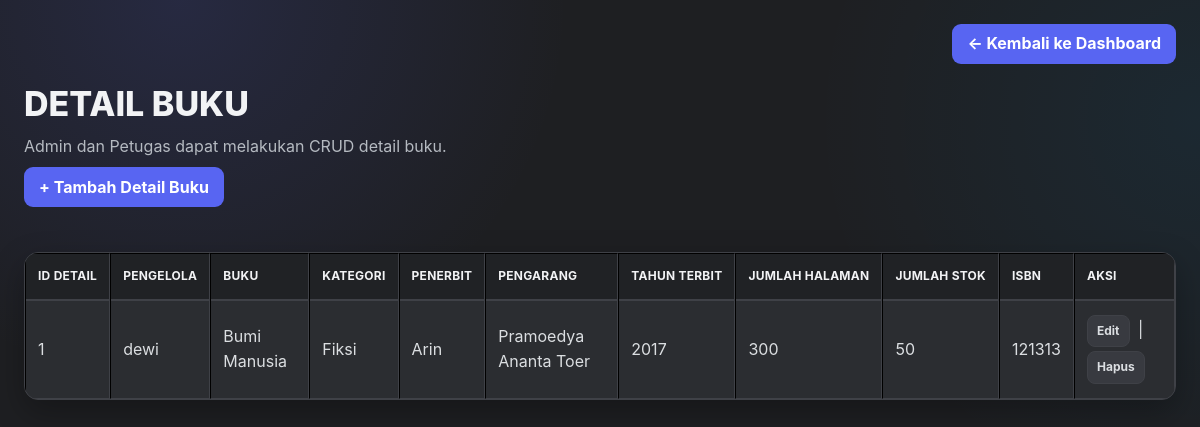
The page /detail_buku/tampil.detail.php (signed in) on the database its author committed.
### tables this page shows
CREATE TABLE `detail_buku` (
  `id_detail` int(11) NOT NULL,
  `id_admin` int(11) DEFAULT NULL,
  `id_petugas` int(11) DEFAULT NULL,
  `id_buku` int(11) DEFAULT NULL,
  `id_kategori` int(11) DEFAULT NULL,
  `id_penerbit` int(11) DEFAULT NULL,
  `pengarang` varchar(100) DEFAULT NULL,
  `tahun_terbit` int(4) DEFAULT NULL,
  `jumlah_halaman` int(5) DEFAULT NULL,
  `jumlah_stok` int(5) DEFAULT NULL,
  `isbn` varchar(50) DEFAULT NULL
);

CREATE TABLE `buku` (
  `id_buku` int(11) NOT NULL,
  `id_admin` int(11) DEFAULT NULL,
  `id_petugas` int(11) DEFAULT NULL,
  `judul` varchar(100) DEFAULT NULL,
  `id_kategori` int(11) DEFAULT NULL,
  `gambar` longblob DEFAULT NULL,
  `sinopsis` text DEFAULT NULL
);

CREATE TABLE `kategori` (
  `id_kategori` int(11) NOT NULL,
  `id_admin` int(11) DEFAULT NULL,
  `id_petugas` int(11) DEFAULT NULL,
  `kode_kategori` varchar(20) DEFAULT NULL,
  `nama_kategori` varchar(100) DEFAULT NULL
);

CREATE TABLE `penerbit` (
  `id_penerbit` int(11) NOT NULL,
  `id_admin` int(11) DEFAULT NULL,
  `id_petugas` int(11) DEFAULT NULL,
  `kode_penerbit` varchar(20) DEFAULT NULL,
  `nama_penerbit` varchar(100) DEFAULT NULL
);

### detail_buku/tampil.detail.php (the view, shortened to what this page needs)
<?php
include("../connection.php");
$query = $conn->query("
    SELECT
        detail_buku.id_detail,
        detail_buku.id_admin,
        detail_buku.id_petugas,
        admin.nama_admin,
        petugas.nama_petugas,
        COALESCE(admin.nama_admin, petugas.nama_petugas, '-') AS nama_pengelola,
        detail_buku.id_buku,
        buku.judul,
        detail_buku.id_kategori,
        kategori.nama_kategori,
        detail_buku.id_penerbit,
        penerbit.nama_penerbit,
        detail_buku.pengarang,
        detail_buku.tahun_terbit,
        detail_buku.jumlah_halaman,
        detail_buku.jumlah_stok,
        detail_buku.isbn
    FROM detail_buku
    LEFT JOIN admin ON detail_buku.id_admin = admin.id_admin
    LEFT JOIN petugas ON detail_buku.id_petugas = petugas.id_petugas
    LEFT JOIN buku
        ON detail_buku.id_buku = buku.id_buku
    LEFT JOIN kategori
        ON detail_buku.id_kategori = kategori.id_kategori
    LEFT JOIN penerbit
        ON detail_buku.id_penerbit = penerbit.id_penerbit
");
$result = $query->fetch_all(MYSQLI_ASSOC);
?>
<!DOCTYPE html>
<html lang="id">
<head>
<link rel="stylesheet" href="../style.css">
</head>
<body>
<div class="page-head"><div></div><a class="btn btn-light" href="../dashboard.<?= $_SESSION['role'] ?>.php">← Kembali ke Dashboard</a></div>
    <h1>DETAIL BUKU</h1>
    <p class="muted">Admin dan Petugas dapat melakukan CRUD detail buku.</p>
    <a class="btn" href="form.detail.php">+ Tambah Detail Buku</a>
    <br><br>
    <table border="1" cellpadding="8" cellspacing="0">
        <thead>
            <tr>
                <th>ID DETAIL</th>
                <th>PENGELOLA</th>
                <th>BUKU</th>
                <th>KATEGORI</th>
                <th>PENERBIT</th>
                <th>PENGARANG</th>
                <th>TAHUN TERBIT</th>
                <th>JUMLAH HALAMAN</th>
                <th>JUMLAH STOK</th>
                <th>ISBN</th>
                <th>AKSI</th>
            </tr>
        </thead>
        <tbody>
            <?php foreach ($result as $d): ?>
                <tr>
                    <td>
                        <?= $d['id_detail']; ?>
                    </td>
                    <td>
                        <?= htmlspecialchars($d['nama_pengelola']); ?>
                    </td>
                    <td>
                        <?= $d['judul']; ?>
                    </td>
                    <td>
                        <?= $d['nama_kategori']; ?>
                    </td>
                    <td>
                        <?= $d['nama_penerbit']; ?>
                    </td>
                    <td>
                        <?= $d['pengarang']; ?>
                    </td>
                    <td>
                        <?= $d['tahun_terbit']; ?>
                    </td>
                    <td>
                        <?= $d['jumlah_halaman']; ?>
                    </td>
                    <td>
                        <?= $d['jumlah_stok']; ?>
                    </td>
                    <td>
                        <?= $d['isbn']; ?>
                    </td>
                    <td>
                        <a href="edit.detail.php?id_detail=<?= $d['id_detail']; ?>">
                            Edit
                        </a>
                        |
                        <a
                            href="hapus.detail.php?id_detail=<?= $d['id_detail']; ?>"
                            onclick="return confirm('Yakin ingin menghapus data ini?')"
                        >
                            Hapus
                        </a>
                    </td>
                </tr>
            <?php endforeach; ?>
        </tbody>
    </table>
</body>
</html>

### style.css (style rules this page uses)
:root { --discord-blurple:#5865F2; --discord-blurple-hover:#4752C4; --discord-blue:#00A8FC; --discord-bg:#1E1F22; --discord-sidebar:#232428; --discord-surface:#2B2D31; --discord-surface-2:#313338; --discord-surface-3:#383A40; --discord-input:#1E1F22; --discord-border:#3F4147; --discord-text:#F2F3F5; --discord-muted:#B5BAC1; --discord-yellow:#F0B232; --discord-red:#ED4245; --discord-red-hover:#C9363A; --shadow:0 12px 32px rgba(0,0,0,.28); --radius:14px; --radius-sm:9px; }
* { box-sizing:border-box }
html { scroll-behavior:smooth }
html,body { margin:0;min-height:100% }
body { font-family:Inter,Segoe UI,Roboto,Arial,sans-serif; background: radial-gradient(circle at 15% 0%,rgba(88,101,242,.15),transparent 30%), radial-gradient(circle at 100% 15%,rgba(0,168,252,.07),transparent 28%), var(--discord-bg); color:var(--discord-text); padding:24px; line-height:1.55; }
.container, .page-head, .topbar, .card-grid, .stats, .info, .success, .warning, .error, .table-wrap { width:min(1200px,100%); margin-left:auto; margin-right:auto; }
.page-head { display:flex; align-items:center; justify-content:space-between; gap:16px; flex-wrap:wrap; margin-bottom:20px; }
h1,h2,h3,h4,h5,h6 { color:var(--discord-text);margin-top:0 }
h1 { font-size:clamp(25px,3vw,34px);line-height:1.2;margin-bottom:6px;font-weight:800 }
p { color:var(--discord-muted);margin:8px 0;line-height:1.65 }
a { color:var(--discord-blue);text-decoration:none;font-weight:650;transition:.15s ease }
.muted { color:var(--discord-muted)!important }
button,.btn,.btn-success,.btn-warning,.btn-danger,.btn-secondary,.btn-light { display:inline-flex; align-items:center; justify-content:center; gap:7px; min-height:40px; padding:9px 14px; border:1px solid transparent; border-radius:var(--radius-sm); background:var(--discord-blurple)!important; color:#fff!important; cursor:pointer; font:inherit; font-weight:750; line-height:1.2; text-decoration:none!important; box-shadow:none; transition:background .15s ease,transform .15s ease,border-color .15s ease; }
table { width:100%; border-collapse:separate; border-spacing:0; background:var(--discord-surface); color:var(--discord-text); margin:20px auto; border:1px solid var(--discord-border); border-radius:var(--radius); overflow:hidden; box-shadow:var(--shadow); }
th { background:#202225; color:var(--discord-text); text-align:left; padding:13px 12px; font-size:12px; letter-spacing:.25px; white-space:nowrap; border-bottom:1px solid var(--discord-border); }
td { padding:12px; color:#DBDEE1; border-top:1px solid var(--discord-border); vertical-align:middle; }
td a:not(.btn) { display:inline-flex; align-items:center; justify-content:center; min-height:32px; padding:6px 9px; margin:2px 4px 2px 0; border-radius:8px; background:var(--discord-surface-3); color:#DBDEE1; border:1px solid var(--discord-border); font-size:12px; }
* { scrollbar-width:thin;scrollbar-color:#1A1B1E #2B2D31 }
.btn,.btn-success,.btn-warning,.btn-danger,.btn-secondary,.btn-light, .btn-register, button[type="submit"] { background:var(--discord-blurple)!important; color:#fff!important; border:1px solid transparent!important; }

### rows shown on the page
detail_buku: id_detail "1", nama_pengelola "dewi", id_buku.judul "Bumi Manusia", id_kategori.nama_kategori "Fiksi", id_penerbit.nama_penerbit "Arin", pengarang "Pramoedya Ananta Toer", tahun_terbit "2017", jumlah_halaman "300", jumlah_stok "50", isbn "121313"
